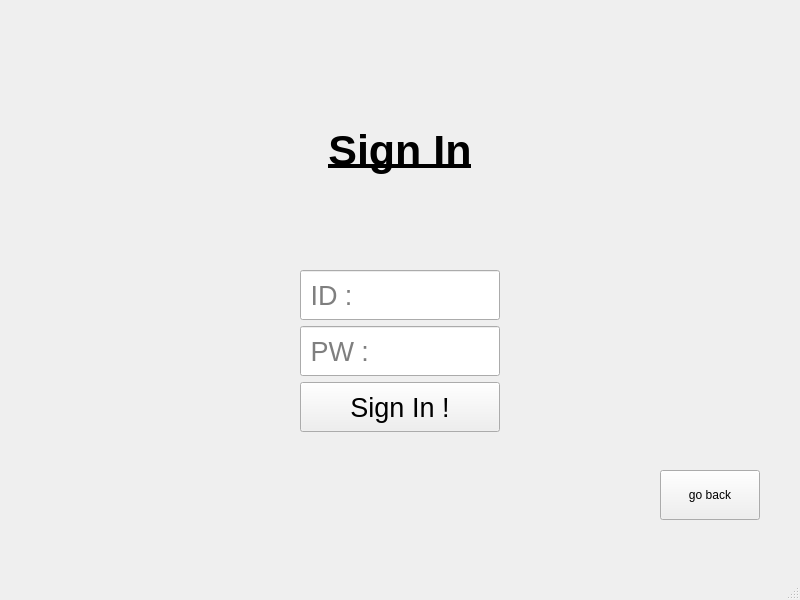
<?xml version="1.0" encoding="UTF-8"?>
<ui version="4.0">
 <class>singinScene</class>
 <widget class="QMainWindow" name="singinScene">
  <property name="geometry">
   <rect>
    <x>0</x>
    <y>0</y>
    <width>800</width>
    <height>600</height>
   </rect>
  </property>
  <property name="windowTitle">
   <string>MainWindow</string>
  </property>
  <widget class="QWidget" name="centralwidget">
   <widget class="QWidget" name="layoutWidget">
    <property name="geometry">
     <rect>
      <x>300</x>
      <y>270</y>
      <width>202</width>
      <height>165</height>
     </rect>
    </property>
    <layout class="QVBoxLayout" name="verticalLayout">
     <item>
      <widget class="QLineEdit" name="IdInput">
       <property name="minimumSize">
        <size>
         <width>200</width>
         <height>50</height>
        </size>
       </property>
       <property name="maximumSize">
        <size>
         <width>200</width>
         <height>50</height>
        </size>
       </property>
       <property name="font">
        <font>
         <family>Arial</family>
         <pointsize>20</pointsize>
        </font>
       </property>
       <property name="text">
        <string/>
       </property>
       <property name="placeholderText">
        <string> ID :</string>
       </property>
      </widget>
     </item>
     <item>
      <widget class="QLineEdit" name="PwInput">
       <property name="minimumSize">
        <size>
         <width>200</width>
         <height>50</height>
        </size>
       </property>
       <property name="maximumSize">
        <size>
         <width>200</width>
         <height>50</height>
        </size>
       </property>
       <property name="font">
        <font>
         <family>Arial</family>
         <pointsize>20</pointsize>
        </font>
       </property>
       <property name="placeholderText">
        <string> PW :</string>
       </property>
      </widget>
     </item>
     <item>
      <widget class="QPushButton" name="signInButton">
       <property name="minimumSize">
        <size>
         <width>200</width>
         <height>50</height>
        </size>
       </property>
       <property name="maximumSize">
        <size>
         <width>200</width>
         <height>50</height>
        </size>
       </property>
       <property name="font">
        <font>
         <family>Arial</family>
         <pointsize>20</pointsize>
        </font>
       </property>
       <property name="text">
        <string>Sign In !</string>
       </property>
      </widget>
     </item>
    </layout>
   </widget>
   <widget class="QLabel" name="label">
    <property name="geometry">
     <rect>
      <x>150</x>
      <y>100</y>
      <width>500</width>
      <height>100</height>
     </rect>
    </property>
    <property name="minimumSize">
     <size>
      <width>500</width>
      <height>100</height>
     </size>
    </property>
    <property name="maximumSize">
     <size>
      <width>500</width>
      <height>100</height>
     </size>
    </property>
    <property name="font">
     <font>
      <family>Arial</family>
      <pointsize>32</pointsize>
      <italic>false</italic>
      <bold>true</bold>
      <underline>true</underline>
     </font>
    </property>
    <property name="text">
     <string>Sign In</string>
    </property>
    <property name="alignment">
     <set>Qt::AlignmentFlag::AlignCenter</set>
    </property>
   </widget>
   <widget class="QPushButton" name="goBackButton">
    <property name="geometry">
     <rect>
      <x>660</x>
      <y>470</y>
      <width>100</width>
      <height>50</height>
     </rect>
    </property>
    <property name="font">
     <font>
      <family>Arial</family>
     </font>
    </property>
    <property name="text">
     <string>go back</string>
    </property>
   </widget>
  </widget>
  <widget class="QMenuBar" name="menubar">
   <property name="geometry">
    <rect>
     <x>0</x>
     <y>0</y>
     <width>800</width>
     <height>24</height>
    </rect>
   </property>
  </widget>
  <widget class="QStatusBar" name="statusbar"/>
 </widget>
 <resources/>
 <connections/>
</ui>
